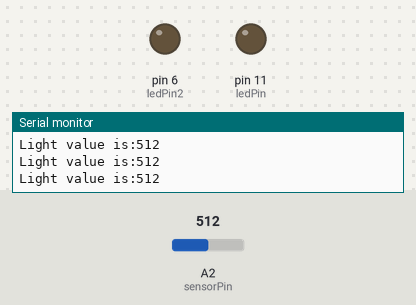
Bench run of a sketch on a simulated Arduino Uno, built with avr-gcc and run on an emulated ATmega328P. Shown: output pins drawn as LEDs (lit = HIGH), the last lines printed to the serial monitor. Inputs (shaded band) come from the test bench; at power-on: A2 (sensorPin) = 512.

Above: at 1.2 s.
1.3 s: A2 (sensorPin) set to 65
2.8 s: A2 (sensorPin) set to 56
At 3.1 s:
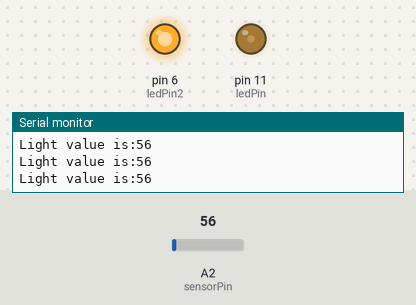
Timing chart, 0 to 5.8 s (numbered marks = the images above; inputs shaded):
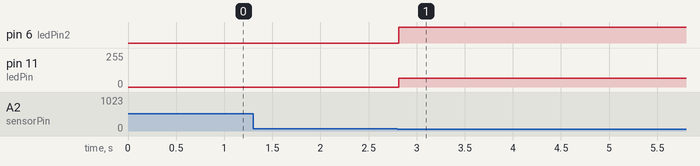

Measured:
- the behaviour switches between 61 and 60 on A2 (sensorPin) (found by bisection; images 0 and 1)
- after the input at 2.8 s, pin 6 (ledPin2): LOW → HIGH at once; pin 11 (ledPin): 0/255 → 64/255 at once

The sketch:

Light_sensor.ino
```cpp
/******************************************************************************

LilyPad Light Sensor Trigger - Automatic Night Light
SparkFun Electronics

Adapted from Digital Sandbox Experiment 11: Automatic Night Light

This example code reads the input from a LilyPad Light Sensor compares it to
a set threshold named 'dark'. If the light reading is below the threshold,
an LED will turn on.

Light Sensor connections:
   * S the signal output pin to A2
   * - to -

Connect an LED to petal 11
Connect an additional led to petal 6

******************************************************************************/
// The dark variable determines when we turn the LEDs on or off.
// Set higher or lower to adjust sensitivity.
const int darkLevel = 60;

// Create a variable to hold the readings from the light sensor
int lightValue;

// Set which analog pin the Signal output (petal marked s) from the light sensor is connected to
int sensorPin = A2;

// Set which pin the LED is connected to.
int ledPin = 11;
int ledPin2 = 6;

void setup()
{
    // Set sensorPin as an INPUT
    pinMode(sensorPin, INPUT);

    // Set LEDs as outputs
    pinMode(ledPin, OUTPUT);
    pinMode(ledPin2, OUTPUT);

    // Initialize Serial, set the baud rate to 9600 bps.
    Serial.begin(9600);
}

void loop()
{
    // Read the light sensor's value and store in 'lightValue'
    lightValue = analogRead(sensorPin);

    // Print some descriptive text and then the value from the sensor
    Serial.print("Light value is:");
    Serial.println(lightValue);

    // Compare "lightValue" to the "dark" variable
    if (lightValue <= darkLevel) // If the reading is less then 'darkLevel'
    {

        analogWrite(ledPin, 64); // Turn LED on at quarter brightness analogWrite can take values between 0 to 255
        digitalWrite(ledPin2, HIGH); // Digital write this led high
    }
    else // Otherwise, if "lightValue" is greater than "dark"
    {
         analogWrite(ledPin, 0);  // Turn off LED
         digitalWrite(ledPin2, 0);  // Turn off LED
    }

    // Delay 1/10th of a second before looping over again
    // This delay ensures that the text doesn't scroll too fast on the Serial Monitor.
    // Adjust to a larger number for a slower scroll and less sensor readings
    delay(100);
}
```
